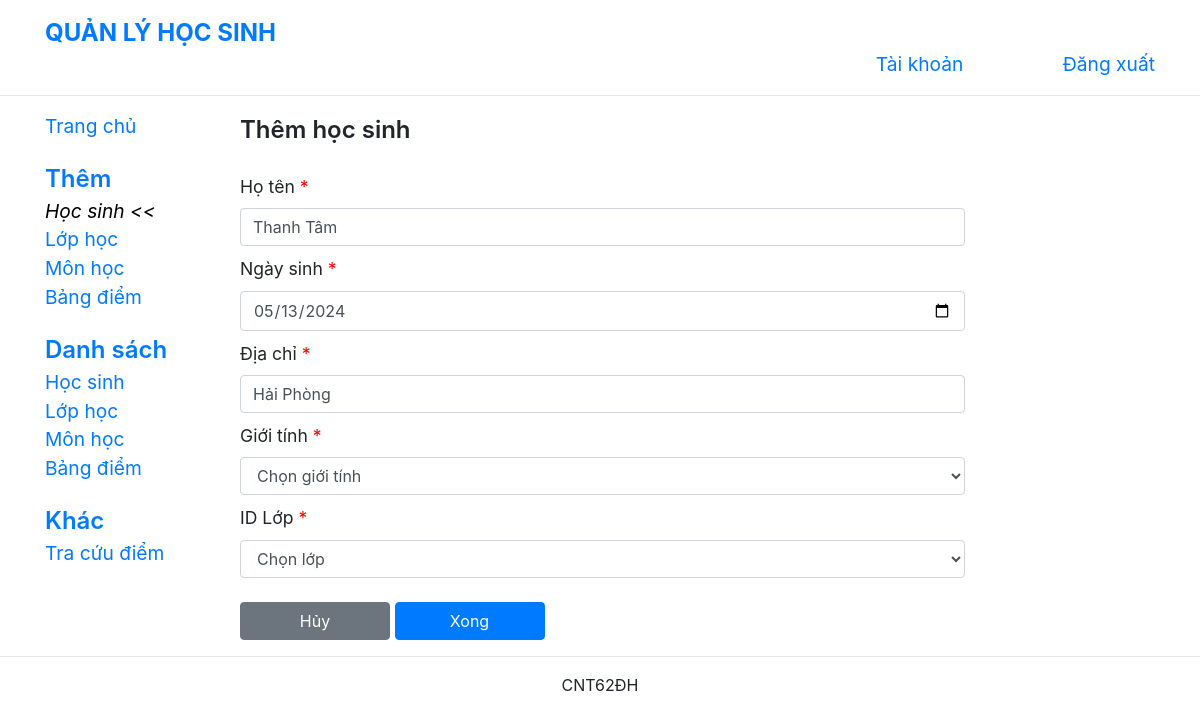
/editStudent.php?id_hocsinh=21, run on the app's committed database.
### tables this page shows
CREATE TABLE `hocsinh` (
  `id_hocsinh` int(11) NOT NULL,
  `hoten` varchar(50) NOT NULL,
  `gioitinh` varchar(5) NOT NULL,
  `ngaysinh` date NOT NULL,
  `diachi` varchar(50) NOT NULL,
  `id_lop` int(11) DEFAULT NULL
);

### editStudent.php (the view, shortened to what this page needs)
<?php
    include"connect.php";
    $id_hocsinh = $_GET["id_hocsinh"];
    $sql1 = "SELECT * FROM hocsinh WHERE id_hocsinh = '$id_hocsinh'";
    $stmt = $conn->prepare($sql1);
    $query = $stmt->execute();
    $result = $stmt->fetch(PDO::FETCH_ASSOC);
?>
<!DOCTYPE html>
<html>
<head>
    <link rel="stylesheet" href="https://maxcdn.bootstrapcdn.com/bootstrap/4.0.0/css/bootstrap.min.css"
>
    <link href="https://cdn.jsdelivr.net/npm/select2@4.1.0-rc.0/dist/css/select2.min.css" rel="stylesheet" />
    <link rel="stylesheet" href="common.css">
    <link rel="stylesheet" href="layout.css">
</head>
<body>
    <div class="container">
        <header class="row">
            <div id="brand" class="col-12 col-lg-7">
                <a href="./index.php" class="navbar-brand">
                    <span id="brand_name">QUẢN LÝ HỌC SINH</span>
                </a>
            </div>
            <div id="horizontal_menu" class="col-12 col-lg-5 row">
                <a href="#" class="col-7">Tài khoản</a>
                <a href="logout.php" class="col-5">Đăng xuất</a>
            </div>
        </header>
    </div>
    <hr>
    <div class="container">
        <div class="row">
            <nav class="col-lg-2 navbar-collapse collapse expand-lg" id="nav_bar">
                <a href="./index.php" class="nav_option">Trang chủ</a>
                <div class="nav_group">
                    <p class="nav_group_name">Thêm</p>
                    <a href="./createStudent.php" class="nav_option current_item">Học sinh</a>
                    <a href="./createClass.php" class="nav_option">Lớp học</a>
                    <a href="./createSubject.php" class="nav_option">Môn học</a>
                    <a href="./createTranscript.php" class="nav_option">Bảng điểm</a>
                </div>
                <div class="nav_group">
                    <p class="nav_group_name">Danh sách</p>
                    <a href="./listStudents.php" class="nav_option">Học sinh</a>
                    <a href="./listClasses.php" class="nav_option">Lớp học</a>
                    <a href="./listSubjects.php" class="nav_option">Môn học</a>
                    <a href="./listTranscripts.php" class="nav_option">Bảng điểm</a>
                </div>
                <div class="nav_group">
                    <p class="nav_group_name">Khác</p>
                    <a href="./searchTranscript.php" class="nav_option">Tra cứu điểm</a>
                </div>
            </nav>
            <div class="col-lg-8 content">
                <p class="page_title">Thêm học sinh</p>
                <form action="" method="post">
                    <label for="hoten" class="required">Họ tên</label>
                    <input name="hoten" type="text" class="form-control" value="<?php echo $result['hoten']?>">
                    <label for="ngaysinh" class="required">Ngày sinh</label>
                    <input name="ngaysinh" type="date" class="form-control" value="<?php echo $result['ngaysinh']?>">
                    <label for="diachi" class="required" >Địa chỉ</label>
                    <input name="diachi" type="text" class="form-control" value="<?php echo $result['diachi']?>">
                    <label for="gioitinh" class="required">Giới tính</label>
                    <select name="gioitinh" class="form-control">
                        <option value="" selected disabled>Chọn giới tính</option>
                    </select>
                    <label for="id_lop" class="required">ID Lớp</label>
                    <select name="id_lop" class="form-control">
                        <option value="" selected disabled>Chọn lớp</option>
                    </select>
                    <br>
                    <a class="btn btn-secondary" href="listStudents.php">Hủy</a>
                    <button type="submit" class="btn btn-primary" name="submit" value="submit">Xong</button>
                </form>
            </div>
        </div>
    </div>
    <hr>
    <div class="container">
        <footer>
            <p>CNT62ĐH</p>
        </footer>
    </div>
</body>
</html>

### common.css (style rules this page uses)
.btn { width: 150px; }
.content { padding-left: 20px; }
.page_title { font-weight: 600; font-size: 1.5em; }
form label { padding-top: 10px; font-size: 1.1em; }
form label.required:after { color: red; content: " *"; }
@media (min-width: 992px) { .expand-lg { display: block !important; } }

### layout.css (style rules this page uses)
header { margin-top: 10px; }
#brand a, #brand a:hover { color: #007bff; font-size: 1.5em; font-weight: bold; }
#horizontal_menu { text-align: right; padding-top: 40px; padding-right: 0; }
#horizontal_menu a, #horizontal_menu a:hover { text-decoration: none; font-size: 1.2em; vertical-align: bottom; padding-right: 0; }
.nav_group { margin-top: 20px; }
.nav_group_name { font-size: 1.5em; font-weight: 600; color: #007bff; margin: 0; }
.nav_option, .nav_option:hover { display: block; font-size: 1.2em; text-decoration: none; }
.current_item, .current_item:hover { color: black; font-style: italic; }
.current_item::after { content: " <<"; }
footer { text-align: center; }

### data on the page
hocsinh: hoten "Thanh Tâm", ngaysinh "05/13/2024", diachi "Hải Phòng"
